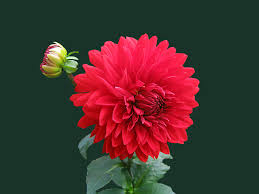
#> input picture Image/srity.jpg, 259 x 194 px
$ python '3(a)_using_loop.py'
#> lines starting #> are read from the running program, lines starting #| are printed output that depends on the picture
import cv2
import numpy as np
import matplotlib.pyplot as plt

original_image = cv2.imread("Image/srity.jpg", 0)
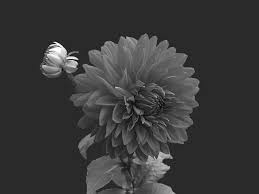
#> original_image: shape (194, 259); min 0, max 255, mean 57

def add_salt_and_pepper_noise(image, salt_prob, pepper_prob):
#> called with salt_prob = 0.01, pepper_prob = 0.01
    noisy_image = image.copy()
    total_pixels = image.size
#> total_pixels = 50246

    num_salt = int(total_pixels * salt_prob)
#> num_salt = 502
    salt_coords = [np.random.randint(0, i - 1, num_salt) for i in image.shape]
    noisy_image[salt_coords[0], salt_coords[1]] = 255

    num_pepper = int(total_pixels * pepper_prob)
#> num_pepper = 502
    pepper_coords = [np.random.randint(0, i - 1, num_pepper) for i in image.shape]
    noisy_image[pepper_coords[0], pepper_coords[1]] = 0
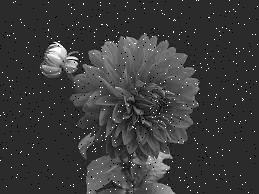
#> noisy_image: shape (194, 259); min 0, max 255, mean 58.4

    return noisy_image

salt_prob = 0.01
pepper_prob = 0.01

noisy_image = add_salt_and_pepper_noise(original_image, salt_prob, pepper_prob)

plt.subplot(3, 3, 1)
plt.title("Noisy Image")
plt.imshow(noisy_image, cmap="gray")

def calculateAverage(i, j, row, mask):
    average = 0

    for x in range(-row, row + 1):
        for y in range(-row, row + 1):
            #if 0 <= i + x < image_height and 0 <= j + y < image_width:
                average += noisy_image[i + x, j + y]

    return average / mask

def calculateMedian(i, j, row):
    result = []

    for x in range(-row, row + 1):
        for y in range(-row, row + 1):
            #if 0 <= i + x < image_height and 0 <= j + y < image_width:
                result.append(noisy_image[i + x, j + y])

    result = sorted(result)
    length = len(result)

    median = 0

    if length % 2 != 0:
        median = (result[length // 2] + result[(length // 2) - 1]) / 2
    else:
        median = result[length // 2]

    return median

mask_size = 5
mask_row = mask_size // 2
image_height, image_width = noisy_image.shape
#> image_height = 194; image_width = 259

average_filter = noisy_image.copy()
median_filter = noisy_image.copy()

for i in range(mask_row, image_height - mask_row):
    for j in range(mask_row, image_width - mask_row):
        average_filter[i, j] = calculateAverage(i, j, mask_row, mask_size * mask_size)
        median_filter[i, j] = calculateMedian(i, j, mask_row)
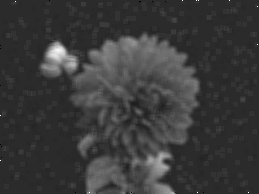
#> average_filter: shape (194, 259); min 0, max 255, mean 58.1
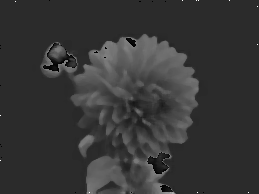
#> median_filter: shape (194, 259); min 0, max 255, mean 53.9

plt.subplot(3, 3, 2)
plt.title("Average Filter (5x5)")
plt.imshow(average_filter, cmap="gray")

plt.subplot(3, 3, 3)
plt.title("Median Filter (5x5)")
plt.imshow(median_filter, cmap="gray")

plt.show()
